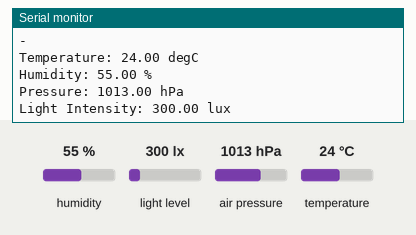
Simulated run of this sketch. Board: ESP8266 (NodeMCU). Shown: the last lines printed to the serial monitor. The test bench sets the inputs (shaded band); at power-on: humidity 55 %, light level 300 lx, air pressure 1013 hPa, temperature 24 °C. WiFi joins after 1.5 s; servers stay silent unless stated; no MQTT or app messages arrive unless stated.

Above: at 2.7 s.
2.8 s: humidity set to 22 %
At 3.4 s:
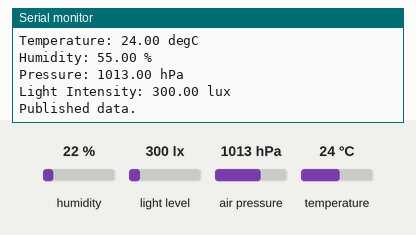
6.7 s: light level set to 40 lx
At 9.1 s:
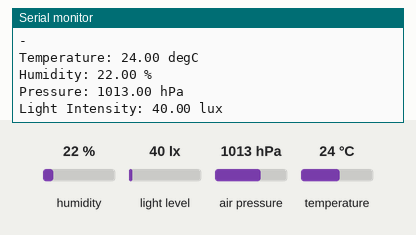
9.8 s: air pressure set to 952 hPa
At 12.0 s:
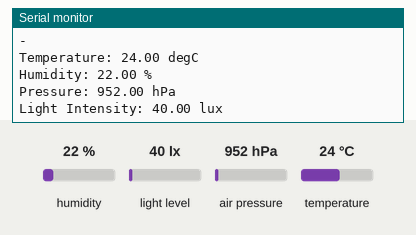
12.9 s: temperature set to 12 °C
At 15.2 s:
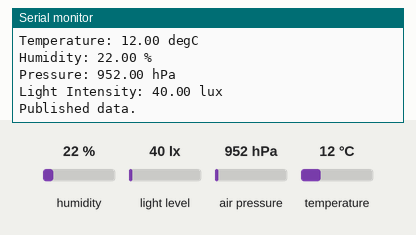
16.0 s: humidity set to 40 %
At 18.8 s:
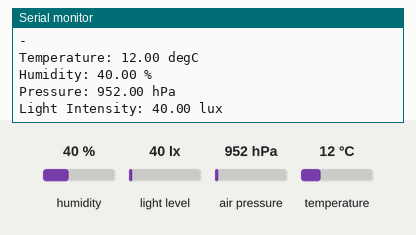
19.1 s: light level set to 500 lx
At 20.9 s:
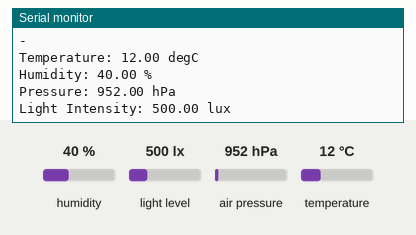
Timing chart, 0 to 22.4 s (numbered marks = the images above; inputs shaded):
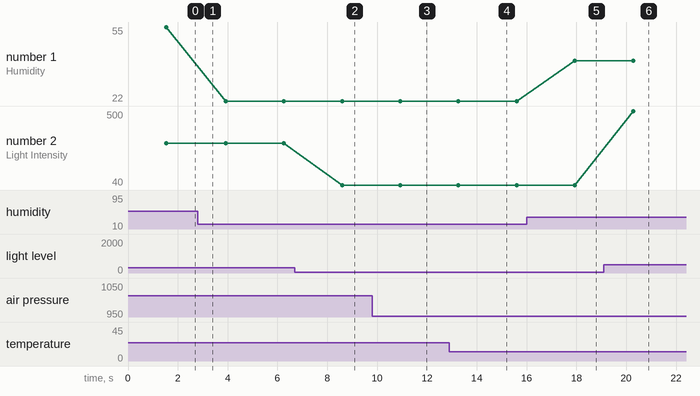

The sketch:

wifi_b.ino
```cpp
//Devan Assi 400388918
//Luke Torry 400368090
//Fechukwu Agbassi 400380887
//Emmett Stavnitzky 400410510
//#include "wifi_a.h"
#include "wifi_b.h"


void setup() {
//Start the serial monitor at 115200 baud
Serial.begin(115200);
//Create a sensor object that is passed into the getSensor method of the dht class
//Only the dht sensor requires this
sensor_t sensor;
dht.temperature().getSensor(&sensor);
dht.humidity().getSensor(&sensor);
//Run the begin()method on each sensor to start communication
dht.begin();
bmp.begin();
BH1750.begin(BH1750_TO_GROUND);

//Start the WiFi driver and tell it to connect to your local network
//WiFi.mode(WIFI_STA);
WiFi.begin(ssid, pass);
//While it is connecting, print a '.' to the serial monitor every 500 ms
while (WiFi.status() != WL_CONNECTED) {
delay(500);
Serial.print(".");
}
//Once connected, print the local IP address
Serial.println("");
Serial.println("WiFi connected");
Serial.println("IP address: ");
Serial.println(WiFi.localIP());
//Set the MQTT client to connect to the desired broker
client.setServer(brokerAddress, addressPort);
}
void reconnect() {
//While the client remains unconnected from the MQTT broker, attempt to reconnect every 2seconds
//Also, print diagnostic information
while (!client.connected()) {
Serial.print("\nAttempting MQTT connection...");
if (client.connect("ESP8266Client")) {
Serial.println("Connected to MQTT server");
client.subscribe("testTopic");
} else {
Serial.print("\nFailed to connect to MQTT server, rc = ");
Serial.print(client.state());
delay(2000);
}
}
}

void loop() {
//Polling the DHT and BMP sensor using events
sensors_event_t dhtTempEvent, dhtHumEvent, bmpEvent;
dht.temperature().getEvent(&dhtTempEvent);
dht.humidity().getEvent(&dhtHumEvent);
bmp.getEvent(&bmpEvent);
//Polling the BH sensor
BH1750.start();
float lux=BH1750.getLux();

//Printing sensor readings to serial monitor
Serial.println("\n-");
if(!isnan(dhtTempEvent.temperature)){
Serial.println("Temperature: " + String(dhtTempEvent.temperature) + " degC");
}
else{
Serial.println("Temperature Sensor Disconnected");
}
if(!isnan(dhtHumEvent.relative_humidity)){
Serial.println("Humidity: " + String(dhtHumEvent.relative_humidity) + " %");
}
else{
Serial.println("Humidity Sensor Disconnected");
}
if(!isnan(bmpEvent.pressure)){
Serial.println("Pressure: " + String(bmpEvent.pressure) + " hPa");
}
else{
Serial.println("Pressure Sensor Disconnected");
}
if(!isnan(lux)){
Serial.println("Light Intensity: " + String(lux) + " lux");
}
else{
Serial.println("Lux Sensor Disconnected");
}
delay(DELAY_BETWEEN_SAMPLES_MS);

if(!client.loop())
client.connect("ESP8266Client");
//Publish the sensor data to the associated topics
client.publish("4ID3_Group5/temperature", String(dhtTempEvent.temperature).c_str());
delay(100);
client.publish("4ID3_Group5/humidity", String(dhtHumEvent.relative_humidity).c_str());
delay(100);
client.publish("4ID3_Group5/pressure", String(bmpEvent.pressure).c_str());
delay(100);
client.publish("4ID3_Group5/light", String(lux).c_str());
Serial.println("Published data.");
delay(DELAY_BETWEEN_SAMPLES_MS);
}
```

wifi_b.h
```cpp
//DHT11 Libraries
#include <Adafruit_Sensor.h>
#include <DHT.h>
#include <DHT_U.h>
//BMP180 Libraries
#include <Wire.h>
#include <Adafruit_Sensor.h>
#include <Adafruit_BMP085_U.h>


//HP_BH1750 Libraries
#include <hp_BH1750.h>
//MQTT Libraries
#include <ESP8266WiFi.h>
#include <PubSubClient.h>
//Macros
#define DHTPIN 14
#define DHTTYPE DHT11
#define DELAY_BETWEEN_SAMPLES_MS 1000

DHT_Unified dht(DHTPIN, DHTTYPE);
Adafruit_BMP085_Unified bmp = Adafruit_BMP085_Unified(10085);
hp_BH1750 BH1750;


//Global Variables
char* ssid = "SM-G935W89062";
char* pass = "kclj4700";
const char* brokerAddress = "test.mosquitto.org";
uint16_t addressPort = 1883;

//Instantiate MQTT Client
WiFiClient espClient;
PubSubClient client(espClient);
```

Measured:
- after the input at 6.7 s, the serial monitor: prints a new line after 1.9 s (image 2)
- after the input at 9.8 s, the serial monitor: prints a new line after 1.1 s (image 3)
- after the input at 12.9 s, the serial monitor: prints a new line after 0.37 s (image 4)
- after the input at 16.0 s, the serial monitor: prints a new line after 1.9 s (image 5)
- after the input at 19.1 s, the serial monitor: prints a new line after 1.2 s (image 6)
- plotted number 1: 55 → 22 after the input at 2.8 s
- plotted number 2: 300 → 40 after the input at 6.7 s, 40 → 500 after the input at 19.1 s
